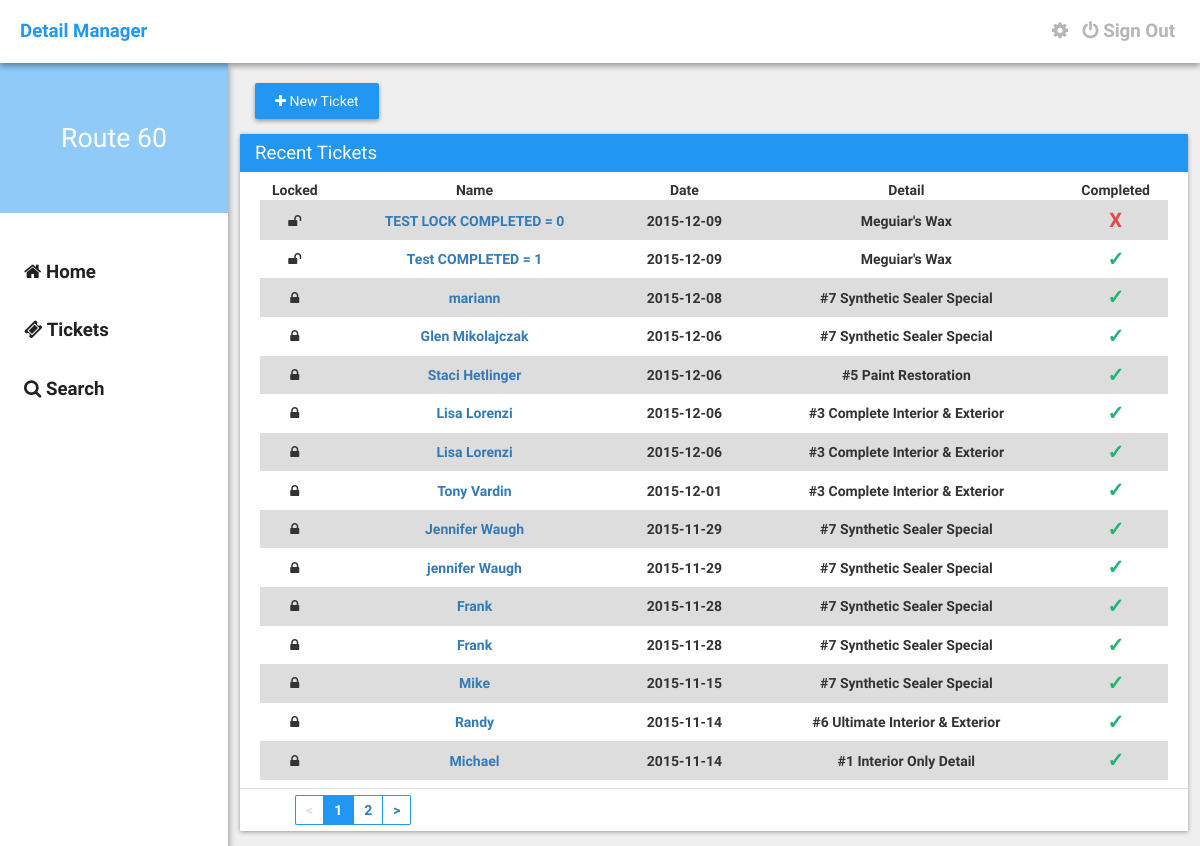
The page /tickets.php (signed in) on the database as committed earlier.
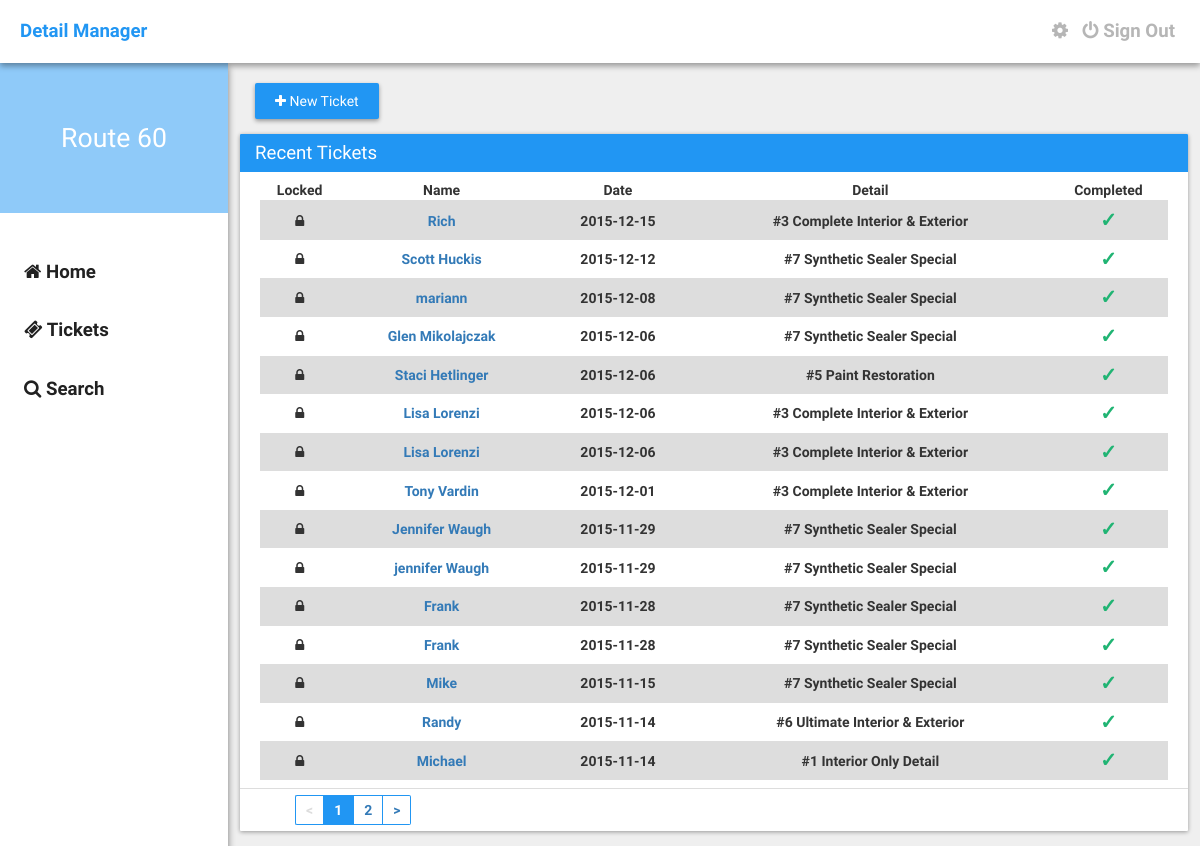
The same page on the database as committed later.
### tables this page shows
CREATE TABLE IF NOT EXISTS `detail_users` (
  `user_id` int(11) NOT NULL,
  `username` varchar(32) NOT NULL,
  `password` varchar(1024) NOT NULL,
  `email` varchar(1024) NOT NULL,
  `avatar` varchar(1024) NOT NULL DEFAULT 'http://placehold.it/300x300',
  `description` varchar(10000) NOT NULL DEFAULT 'I''m a newly registered user on HoloHex!',
  `power_rank` varchar(1024) NOT NULL DEFAULT '1',
  `active` int(11) NOT NULL DEFAULT '1',
  `type` varchar(32) NOT NULL DEFAULT 'User',
  `dob` timestamp NOT NULL DEFAULT CURRENT_TIMESTAMP
);

CREATE TABLE IF NOT EXISTS `detail_tickets` (
  `id` int(11) NOT NULL,
  `locked` int(11) NOT NULL DEFAULT '0',
  `first_name` text NOT NULL,
  `last_name` text NOT NULL,
  `phone_number` varchar(32) NOT NULL,
  `date` date NOT NULL,
  `vehicle_make` text NOT NULL,
  `vehicle_model` text NOT NULL,
  `vehicle_color` text NOT NULL,
  `discount` int(11) NOT NULL,
  `services` varchar(32) NOT NULL,
  `pre_paid_done` varchar(32) NOT NULL,
  `user_id` varchar(32) NOT NULL,
  `ticket_id` varchar(32) NOT NULL,
  `notes` text NOT NULL,
  `ticket_creator` text NOT NULL
);

### assets/core/init.php (called while the page is built, shortened)
<?php
	$site = "http://".$_SERVER['SERVER_NAME']."";
	require("functions/users.php");
	if(logged_in() === true) {
		$session_user_id = $_SESSION['user_id'];
		$user_data = user_data($session_user_id, 'user_id', 'username', 'password', 'email', 'avatar', 'description', 'power_rank', 'active', 'type', 'dob');
	}

### assets/core/functions/users.php (called while the page is built, shortened)
<?php
	function user_data($user_id) {
		$user_id = (int)$user_id;
		$func_num_args = func_num_args();
		$func_get_args = func_get_args();
		if($func_num_args > 1) {
			unset($func_get_args[0]);
			$fields = '`'.implode('`, `', $func_get_args).'`';
			$data = mysql_fetch_assoc(mysql_query("SELECT $fields FROM `detail_users` WHERE `user_id`='$user_id'"));
			return $data;
		}
	}
	function logged_in() {
		return (isset($_SESSION['user_id'])) ? true : false;
	}
?>

### tickets.php (the view, shortened to what this page needs)
<?php require("./assets/core/init.php"); require("./include/navbar.php"); ?>
<?php
        $tbl_name = "detail_tickets";
        $adjacents = 2;
        $query = "SELECT COUNT(*) as num FROM $tbl_name";
        $total_pages = mysql_fetch_array(mysql_query($query));
        $total_pages = $total_pages[0];
        $targetpage = "tickets";
        $limit = 15;
        $page = $_GET['page'];
        if($page)
            $start = ($page - 1) * $limit;
        else
            $start = 0;
        $sql = "SELECT * FROM $tbl_name ORDER BY id DESC LIMIT $start, $limit";
        $result2 = mysql_query($sql);
        if ($page == 0) $page = 1;
        $prev = $page - 1;
        $next = $page + 1;
        $lastpage = ceil($total_pages/$limit);
        $pagination = "";
        if($lastpage > 1)
        {
            $pagination .= "<ul class='pagination' style='margin: 0px;'>";
            if ($page > 1)
                $pagination.= "<li class='left'><a href='$targetpage?page=$prev'><</a></li>";
            else
                $pagination.= "<li class='disabledpage left'><a href='#'><</a></li>";
            if ($lastpage < 7 + ($adjacents * 2))
            {
                for ($counter = 1; $counter <= $lastpage; $counter++)
                {
                    if ($counter == $page)
                        $pagination.= "<li class='active'><a href='#'>$counter</a></li>";
                    else
                        $pagination.= "<li class='waves-effect'><a href='$targetpage?page=$counter'>$counter</a></li>";
                }
            }
            if ($page < $counter - 1)
                $pagination.= "<li class='right'><a href='$targetpage?page=$next'>></a></li>";
            else
                $pagination.= "<li class='disabledpage right'><a href='#'>></a></li>";
            $pagination.= "</ul>\n";
        }
    ?>
	<div class="container">
		<a href="<?php echo $site; ?>/new"><div class="button-raised" style="width: auto;"><i class="fa fa-plus"></i> New Ticket</div></a>
		<div class="row">
			<div class="col-md-45">
				<div class="card">
					<div class="card-title">Recent Tickets</div>
					<div class="card-content">
						<table class="table" padding="10" style="text-align: center;">
							<thead>
								<tr>
                                    <th>Locked</th>
									<th>Name</th>
									<th>Date</th>
									<th>Detail</th>
									<th>Completed</th>
								</tr>
							</thead>
							<tbody>
								<?php
								while($row = mysql_fetch_array($result2)) {
									$services = $row['services'];
									$options = $row['pre_paid_done'];
									if($services == 'wax'){
			                            $servicetitle = "Meguiar's Wax";
			                        }elseif($services == 1) {
			                            $servicetitle = "#1 Interior Only Detail";
			                        }
			                        elseif($services == 2) {
			                            $servicetitle = "#2 Exterior Only Detail";
			                        }
			                        elseif($services == 3) {
			                            $servicetitle = "#3 Complete Interior & Exterior";
			                        }
			                        elseif($services == 4) {
			                            $servicetitle = "#4 Engine Detail";
			                        }
			                        elseif($services == 5) {
			                            $servicetitle = "#5 Paint Restoration";
			                        }
			                        elseif($services == 6) {
			                            $servicetitle = "#6 Ultimate Interior & Exterior";
			                        }
			                        elseif($services == 7) {
                                        $servicetitle = "#7 Synthetic Sealer Special";
                                    }
                                    elseif($services == "hw") {
                                        $servicetitle = "Hand Wash - Car";
                                    }
                                    elseif($services == "hwfs") {
                                        $servicetitle = "Hand Wash - Car w/ Full Service";
                                    }
                                    elseif($services == "hwsuv") {
                                        $servicetitle = "Hand Wash - SUV";
                                    }
                                    elseif($services == "hwsuvfs") {
                                        $servicetitle = "Hand Wash - SUV w/ Full Service";
                                    }
			                        if($options == 'Prepaid') {
			                            $option = "<center><h6 style='color: #E14747; margin: 0px; font-size: 20px;'>X</h6></center>";
			                        }elseif($options == 'Paid/Completed') {
			                            $option = "<center><h6 style='color: #20B473; margin: 0px; font-size: 20px;'>&check;</h6></center>";
			                        }elseif($options == 'Appointment') {
                                        $option = "<center><h6 style='color: #FFC017; margin: 0px; font-size: 20px;'><i class='fa fa-clock-o'></i></h6></center>";
                                    }
                                    if($row['locked'] == 0) {
                                        $locking = "<i class='fa fa-unlock'></i>";
                                    }elseif($row['locked'] == 1) {
                                        $locking = "<i class='fa fa-lock'></i>";
                                    }
			                        echo '<tr>';
                                    echo '<td>'.$locking.'</td>';
			                        echo '<td><a href="'.$site.'/ticket?id='.$row['ticket_id'].'">'.$row['first_name'].' '.$row['last_name'].'</a></td>';
			                        echo '<td>'.$row['date'].'</td>';
			                        echo '<td>'.$servicetitle.'</td>';
			                        echo '<td>'.$option.'</td>';
			                        echo '</tr>';
								}
							?>
							</tbody>
						</table>
					</div>
					<div class="card-footer">
						<?=$pagination?>
					</div>
				</div>
			</div>
		</div>
	</div>
<?php require("./include/footer.php"); ?>

### include/navbar.php (shortened to what this page needs)
<!DOCTYPE html>
<html>
<head>
	<link rel="stylesheet" type="text/css" href="<?php echo $site; ?>/assets/css/bootstrap.min.css">
	<link rel="stylesheet" type="text/css" href="<?php echo $site; ?>/assets/css/main.css" />
	<link rel="stylesheet" href="https://maxcdn.bootstrapcdn.com/font-awesome/4.4.0/css/font-awesome.min.css">
</head>
<body>
	<div class="nav">
		<a href="<?php echo $site; ?>" class="brand">Detail Manager</a>
		<div class="right">
			<?php
				if(logged_in() === true) {
					if($user_data['username'] == "route60admin") {
						echo '<a href="'.$site.'/settings" class="navigation"><i class="fa fa-cog"></i></a>';
					}else{
						echo '';
					}
				}else{
					echo '';
				}
			?>
			<?php
				if(logged_in() === true) {
					echo '<a href="/signout" class="navigation"><i class="fa fa-power-off"></i> Sign Out</a>';
				}else{
					echo '<a href="/signin" class="navigation"><i class="fa fa-power-off"></i> Sign In</a>';
				}
			?>
		</div>
	</div>
	<div class="left-nav">
		<div class="header">
			<div class="brand">
				<?php
					if(logged_in() === true) {
						echo $user_data['description'];
					}else{
						echo "Guest";
					}
				?>
			</div>
		</div>
		<div class="links">
			<a href="<?php echo $site; ?>"><i class="fa fa-home"></i> Home</a>
			<a href="<?php echo $site; ?>/tickets?page=1"><i class="fa fa-ticket"></i> Tickets</a>
			<a href="#"><i class="fa fa-search"></i> Search</a>
		</div>
	</div>

### include/footer.php
</body>
</html>

### assets/css/main.css (style rules this page uses)
body { margin: 0px; padding: 0px; height: 100%; font-weight: bold; min-height: 100%; background: #EFEFEF; font-family: "RobotoDraft", Arial, sans-serif, Helvetica; }
.left { float: left; }
.right { float: right; }
.nav { width: 100%; z-index: 9999; font-size: 14pt; padding: 18px 20px; position: relative; background: #FFFFFF; box-sizing: border-box; -moz-box-sizing: border-box; -webkit-box-sizing: border-box; box-shadow: 0 3px 6px rgba(0, 0, 0, 0.37); }
.nav > .brand { color: #2196F3; font-weight: bold; text-decoration: none; transition: all 0.18s ease; }
.nav > .right > a { color: #B6B6B6; margin-left: 5px; margin-right: 5px; transition: all 0.18s ease; }
.left-nav { width: 19%; height: 100%; z-index: 9998; position: fixed; background: #FFFFFF; box-shadow: 0 4px 7px rgba(0, 0, 0, 0.49); }
.left-nav > .header { width: 100%; height: 150px; background: url(http://www.lirent.net/wp-content/uploads/2014/10/Google-Now-Wallpaper-1-800x450.png); background-size: cover; }
.left-nav > .header > .brand { width: 100%; color: #FFFFFF; font-size: 20pt; font-weight: 200; line-height: 150px; text-align: center; background: rgba(33, 150, 243, 0.5); }
.left-nav > .links { width: 100%; margin-top: 30px; }
.left-nav > .links > a { width: 100%; color: #212121; display: block; font-size: 14pt; padding: 16px 24px; text-decoration: none; box-sizing: border-box; transition: all 0.18s ease; -moz-box-sizing: border-box; -webkit-box-sizing: border-box; }
.container { width: 79%; float: right; margin-top: 20px; margin-left: 20px; margin-right: 12px; }
.card { width: 100%; margin-top: 15px; border-radius: 1px; margin-bottom: 15px; background: #FFFFFF; box-shadow: 0 1px 4px rgba(0, 0, 0, 0.37); }
.card > .card-title { color: #FFFFFF; font-size: 14pt; font-weight: 300; padding: 6px 15px; background: #2196F3; border-top-left-radius: 1px; border-top-right-radius: 1px; }
.card > .card-content { padding: 8px 20px; }
.card > .card-footer { padding: 6px 15px; border-top: 1px solid #DDDDDD; }
.table { width: 100%; }
.table > thead > tr { padding: 1px 5px; border-bottom: 1px solid #DDDDDD; }
.table > tbody > tr:nth-child(odd) { background: #DDDDDD; }
td { padding: 5px; }
.button-raised { width: 100%; border: none; color: #FFFFFF; font-weight: 500; padding: 8px 20px; text-align: center; border-radius: 2px; background: #2196F3; display: inline-block; transition: all 0.3s ease; box-shadow: 0 2px 4px rgba(0, 0, 0, 0.37); }
.pagination { list-style: none; }
.pagination > li { float: left; color: #2196F3; padding: 4px 10px; display: inline-block; border: 1px solid #2196F3; }
.pagination .active { color: #FFF; background: #2196F3; }
.pagination .active > a { color: #FFFFFF; }
.pagination .disabledpage { float: left; color: #DDDDDD; background: #FFFFFF; pointer-events: none; }
.pagination .disabledpage > a { color: #DDDDDD; background: #FFFFFF; }
.pagination .left { border-right: 0px; border-top-left-radius: 2px; border-bottom-left-radius: 2px; }
.pagination .right { border-left: 0px; border-top-right-radius: 2px; border-bottom-right-radius: 2px; }

Rows that differ between the two databases and show on the page:
removed detail_tickets: locked 0 (drawn), first_name "TEST", last_name "LOCK COMPLETED = 0", date "2015-12-09", services "Meguiar's Wax", pre_paid_done "X"
removed detail_tickets: locked 0 (drawn), first_name "Test", last_name "COMPLETED = 1", date "2015-12-09", services "Meguiar's Wax"
added detail_tickets: locked 1 (drawn), first_name "Rich", date "2015-12-15", services "#3 Complete Interior & Exterior"
added detail_tickets: locked 1 (drawn), first_name "Scott", last_name "Huckis", date "2015-12-12", services "#7 Synthetic Sealer Special"
